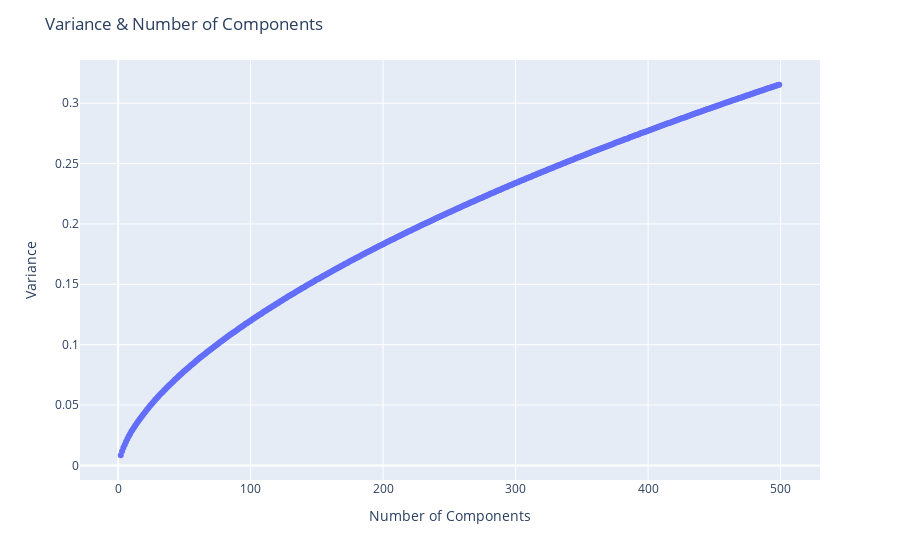

The cell this chart's notebook holds for it:
### Code cell
fig = px.line(x=[i for i in range(2, 200)], y=variances, markers=True)
fig.update_layout(title='Variance & Number of Components',
                  xaxis_title='Number of Components',
                  yaxis_title='Variance')
fig.show()

### Figure 1 — Plotly figure (JSON) as saved in the notebook; plotly's stock layout.template omitted (floating-point values rounded to 4 significant figures; data arrays with more than 128 entries replaced by an {"elided": "..."} marker saying what was removed)
{"data": [{"hovertemplate": "x=%{x}<br>y=%{y}<extra></extra>", "legendgroup": "", "line": {"color": "#636efa", "dash": "solid"}, "marker": {"symbol": "circle"}, "mode": "lines+markers", "name": "", "orientation": "v", "showlegend": false, "x": {"elided": "498 int values"}, "xaxis": "x", "y": {"elided": "498 float values"}, "yaxis": "y", "type": "scatter"}], "layout": {"xaxis": {"anchor": "y", "domain": [0, 1], "title": {"text": "Number of Components"}, "type": "linear", "range": [-28.1, 529.1], "autorange": true}, "yaxis": {"anchor": "x", "domain": [0, 1], "title": {"text": "Variance"}, "type": "linear", "range": [-0.01334, 0.337], "autorange": true}, "legend": {"tracegroupgap": 0}, "margin": {"t": 60}, "title": {"text": "Variance & Number of Components"}, "autosize": true}}
